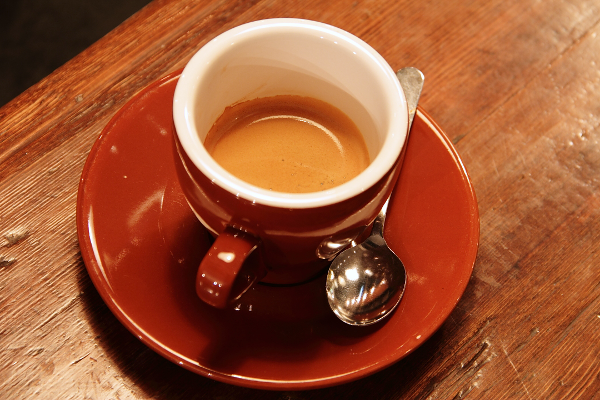
#> input picture skimage.data.coffee(), 600 x 400 px
$ python histogram.py
#> lines starting #> are read from the running program, lines starting #| are printed output that depends on the picture
import matplotlib.pyplot as plt

from skimage import data
from skimage import exposure
from skimage import io

reference = data.coffee()
#> reference is the input picture: shape (400, 600, 3); mean R, G, B 158.6, 85.8, 51.5
image = io.imread('atlantis.png')
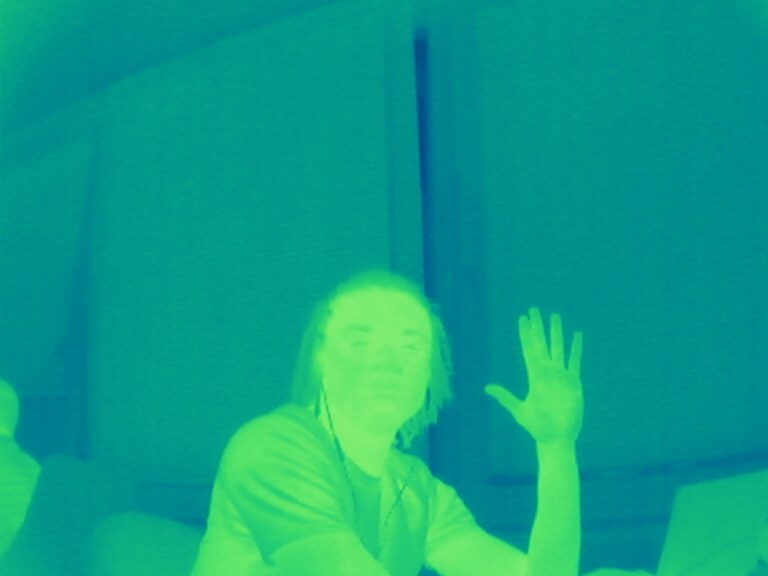
#> input picture experimentation/atlantis.png, 768 x 576 px
#> image is the input picture: shape (576, 768, 4); mean R, G, B, A 14, 158.6, 133.9, 255


fig, (ax1, ax2, ax3) = plt.subplots(nrows=1, ncols=3, figsize=(8, 3),
                                    sharex=True, sharey=True)
for aa in (ax1, ax2, ax3):
    aa.set_axis_off()

ax1.imshow(image)
ax1.set_title('Source')

fig, axes = plt.subplots(nrows=3, ncols=1, figsize=(5, 8))


for c, c_color in enumerate(('red', 'green', 'blue')):
    img_hist, bins = exposure.histogram(image[..., c])
    axes[c].plot(bins, img_hist / img_hist.max())
    img_cdf, bins = exposure.cumulative_distribution(image[..., c])
    axes[c].plot(bins, img_cdf)
    axes[c].set_ylabel(c_color)

axes[0].set_title('Source')

plt.tight_layout()
plt.show()
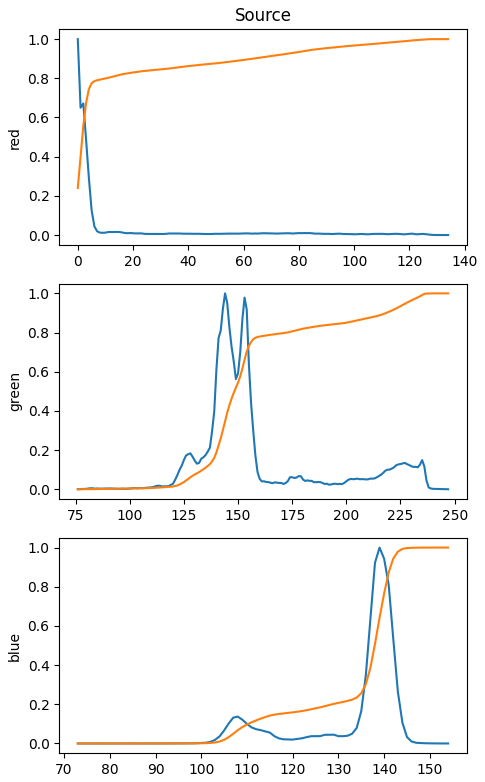
#> figure drawn by matplotlib, 3 panels; panel 1: curve peaks at x = 0, y = 1; panel 1: curve peaks at x = 134, y = 1; panel 2: curve peaks at x = 144, y = 1; panel 2: curve peaks at x = 247, y = 1
